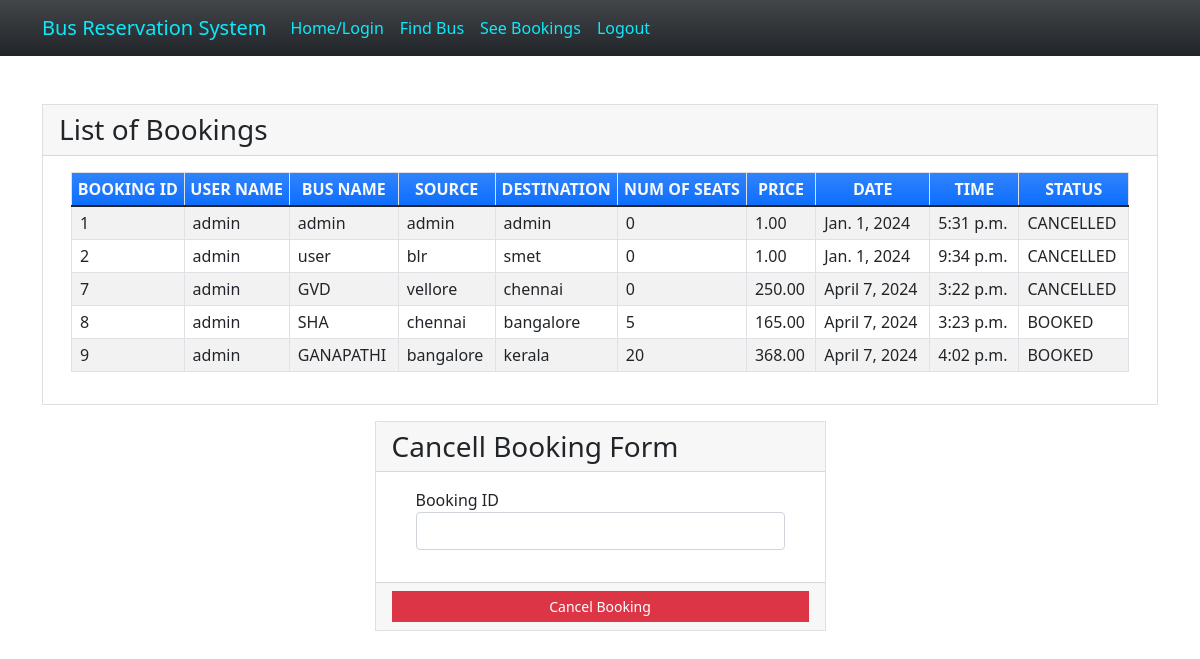
/seebookings (signed in), run on the app's committed database.
### myapp/models.py (models this page shows, shortened)
class Book(models.Model):
    BOOKED = 'B'
    CANCELLED = 'C'
    TICKET_STATUSES = ((BOOKED, 'Booked'),
                       (CANCELLED, 'Cancelled'),)
    email = models.EmailField()
    name = models.CharField(max_length=30)
    userid =models.DecimalField(decimal_places=0, max_digits=2)
    busid=models.DecimalField(decimal_places=0, max_digits=2)
    bus_name = models.CharField(max_length=30)
    source = models.CharField(max_length=30)
    dest = models.CharField(max_length=30)
    nos = models.DecimalField(decimal_places=0, max_digits=2)
    price = models.DecimalField(decimal_places=2, max_digits=6)
    date = models.DateField()
    time = models.TimeField()
    status = models.CharField(choices=TICKET_STATUSES, default=BOOKED, max_length=2)
    class Meta:
        verbose_name_plural = "List of Books"

### myapp/views.py (the view)
# urls.py: path('seebookings', views.seebookings, name="seebookings"),
@login_required(login_url='signin')
def seebookings(request,new={}):
    context = {}
    id_r = request.user.id
    book_list = Book.objects.filter(userid=id_r)
    if book_list:
        return render(request, 'myapp/booklist.html', locals())
    else:
        context["error"] = "Sorry no buses booked"
        return render(request, 'myapp/findbus.html', context)

### myapp/templates/myapp/booklist.html (shortened to what this page needs)
{% extends 'myapp/base.html' %} {% block content %}
<div class="container my-5">
    <div class="card rounded-0">
        <div class="card-header">
            <div class="card-title h3 mb-0">List of Bookings</div>
        </div>
        <div class="card-body">
            <div class="container-fluid">
                <table class="table table-bordered table-striped">
                    <thead>
                        <tr class="bg-gradient bg-primary text-light">
                            <th class="p-1 text-center">BOOKING ID</th>
                            <th class="p-1 text-center">USER NAME</th>
                            <th class="p-1 text-center">BUS NAME</th>
                            <th class="p-1 text-center">SOURCE</th>
                            <th class="p-1 text-center">DESTINATION</th>
                            <th class="p-1 text-center">NUM OF SEATS</th>
                            <th class="p-1 text-center">PRICE</th>
                            <th class="p-1 text-center">DATE</th>
                            <th class="p-1 text-center">TIME</th>
                            <th class="p-1 text-center">STATUS</th>
                        </tr>
                    </thead>
                    {% for row in book_list %}
                    <tr>
                        <td class="px-2 py-1 align-middle">{{row.id}}</td>
                        <td class="px-2 py-1 align-middle">{{row.name}}</td>
                        <td class="px-2 py-1 align-middle">{{row.bus_name}}</td>
                        <td class="px-2 py-1 align-middle">{{row.source}}</td>
                        <td class="px-2 py-1 align-middle">{{row.dest}}</td>
                        <td class="px-2 py-1 align-middle">{{row.nos}}</td>
                        <td class="px-2 py-1 align-middle">{{row.price}}</td>
                        <td class="px-2 py-1 align-middle">{{row.date}}</td>
                        <td class="px-2 py-1 align-middle">{{row.time}}</td>
                        <td class="px-2 py-1 align-middle">{{row.status}}</td>
                    </tr>
                    {% endfor %}
                </table>
            </div>
        </div>
    </div>
    <div class="row mt-3 justify-content-center">
        <div class="col-lg-5 col-md-7 col-sm-10 col-xs-12">
            <div class="card rounded-0">
                <div class="card-header">
                    <div class="card-title h3 mb-0">Cancell Booking Form</div>
                </div>
                <div class="card-body">
                    <div class="container-fluid">
                        <form action="{% url 'cancellings' %}" method="post" id="cancel-form">
                            <div class="mb-3">
                                <label for="bus_id" class="control-label">Booking ID</label>
                                <input name='bus_id' class="form-control" type="number" id="bus_id">
                            </div>
                        </form>
                    </div>
                </div>
                <div class="card-footer text-center">
                    <button class="btn btn-sm rounded-0 btn-danger w-100" form="cancel-form">Cancel Booking</button>
                </div>
            </div>
        </div>
    </div>
</div>
{% endblock %}

### myapp/templates/myapp/base.html (shortened to what this page needs)
<!doctype html>
<html lang="en">
<head>
    <link rel="stylesheet" href="https://cdn.jsdelivr.net/npm/bootstrap@5.1.3/dist/css/bootstrap.min.css">
</head>
<body>
<nav class="navbar navbar-expand-lg navbar-light bg-gradient bg-dark">
    <div class="container">
            <a class="navbar-brand" href="#" style="color: rgb(9, 235, 252);">Bus Reservation System</a>
        <div class="collapse navbar-collapse" id="navbarNavAltMarkup">
            <div class="navbar-nav" >
                <a class="nav-item nav-link active" href="{% url 'home' %}" style="color: rgb(9, 235, 252);">Home/Login</a>
                <a class="nav-item nav-link" href="{% url 'findbus' %}" style="color: rgb(9, 235, 252);">Find Bus</a>
                <a class="nav-item nav-link" href="{% url 'seebookings' %}" style="color: rgb(9, 235, 252);">See Bookings</a>
                {% if request.user.is_active %}
                <a class="nav-item nav-link " href="{% url 'signout' %}" style="color: rgb(9, 235, 252);">Logout</a>
                {% else %}
                <a class="nav-item nav-link " href="{% url 'signup' %}" style="color: rgb(9, 235, 252);">Registration</a>
                {% endif %}
            </div>
        </div>
    </div>
</nav>
{% block content %}
{% endblock %}
</body>
</html>

### myapp/templates/myapp/base.html (style rules this page uses)
body { background-image: url(https://t4.ftcdn.net/jpg/01/40/69/61/360_F_140696138_JUO5y0kVK7DBxjw6Os2mMXTU4GEN1fwB.jpg); background-repeat: no-repeat; background-size: cover; }

### data on the page
Book: id "1", name "admin", bus_name "admin", source "admin", dest "admin", nos "0", price "1.00", date "Jan. 1, 2024", time "5:31 p.m.", status "CANCELLED"
Book: id "2", name "admin", bus_name "user", source "blr", dest "smet", nos "0", price "1.00", date "Jan. 1, 2024", time "9:34 p.m.", status "CANCELLED"
Book: id "7", name "admin", bus_name "GVD", source "vellore", dest "chennai", nos "0", price "250.00", date "April 7, 2024", time "3:22 p.m.", status "CANCELLED"
Book: id "8", name "admin", bus_name "SHA", source "chennai", dest "bangalore", nos "5", price "165.00", date "April 7, 2024", time "3:23 p.m.", status "BOOKED"
Book: id "9", name "admin", bus_name "GANAPATHI", source "bangalore", dest "kerala", nos "20", price "368.00", date "April 7, 2024", time "4:02 p.m.", status "BOOKED"
